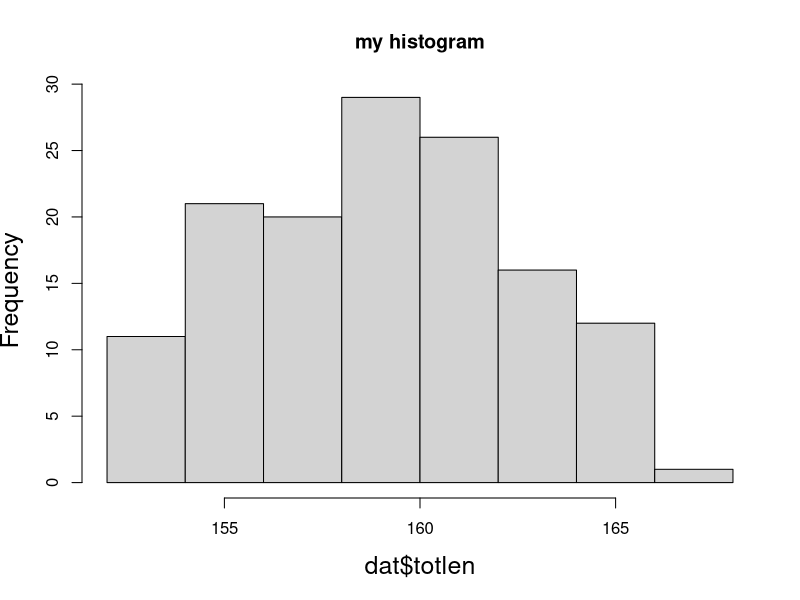

Here is the R script that generated this plot:
log(x = 1000000, base = 10) # Want to get base 10 log of 1000000

# How to assign variable
var_1 <- 10
var_2 = 20
30 -> var_3

sum_variables <- var_1 + var_2 + var_3

var_four <- "the quick brown fox"

my_vector <- c(3, 6, 7, var_1)
my_vector * 10

my_list <- list(my_vector, var_four, 9)


my_matrix <- matrix(data = 1:16, nrow = 4);



dat <- read.csv(file = "Bumpus_data.csv", header = TRUE)

hist(dat$totlen, main = "my histogram", cex.lab = 1.5)









